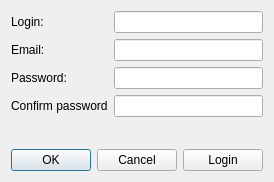
<?xml version="1.0" encoding="UTF-8"?>
<ui version="4.0">
 <class>RegistrationForm</class>
 <widget class="QWidget" name="RegistrationForm">
  <property name="geometry">
   <rect>
    <x>0</x>
    <y>0</y>
    <width>272</width>
    <height>182</height>
   </rect>
  </property>
  <property name="windowTitle">
   <string>Form</string>
  </property>
  <layout class="QVBoxLayout" name="verticalLayout">
   <item>
    <layout class="QFormLayout" name="formLayout">
     <item row="0" column="0">
      <widget class="QLabel" name="label">
       <property name="text">
        <string>Login:</string>
       </property>
      </widget>
     </item>
     <item row="2" column="0">
      <widget class="QLabel" name="label_2">
       <property name="text">
        <string>Password:</string>
       </property>
      </widget>
     </item>
     <item row="3" column="0">
      <widget class="QLabel" name="label_3">
       <property name="text">
        <string>Confirm password</string>
       </property>
      </widget>
     </item>
     <item row="0" column="1">
      <widget class="QLineEdit" name="loginEdit"/>
     </item>
     <item row="2" column="1">
      <widget class="QLineEdit" name="passwordEdit">
       <property name="echoMode">
        <enum>QLineEdit::Password</enum>
       </property>
      </widget>
     </item>
     <item row="3" column="1">
      <widget class="QLineEdit" name="passwordConfirmEdit">
       <property name="echoMode">
        <enum>QLineEdit::Password</enum>
       </property>
      </widget>
     </item>
     <item row="1" column="0">
      <widget class="QLabel" name="label_4">
       <property name="text">
        <string>Email:</string>
       </property>
      </widget>
     </item>
     <item row="1" column="1">
      <widget class="QLineEdit" name="emailEdit"/>
     </item>
    </layout>
   </item>
   <item>
    <spacer name="verticalSpacer">
     <property name="orientation">
      <enum>Qt::Vertical</enum>
     </property>
     <property name="sizeHint" stdset="0">
      <size>
       <width>20</width>
       <height>40</height>
      </size>
     </property>
    </spacer>
   </item>
   <item>
    <layout class="QHBoxLayout" name="horizontalLayout">
     <item>
      <widget class="QDialogButtonBox" name="buttonBox">
       <property name="standardButtons">
        <set>QDialogButtonBox::Cancel|QDialogButtonBox::Ok</set>
       </property>
      </widget>
     </item>
     <item>
      <widget class="QPushButton" name="loginPushButton">
       <property name="text">
        <string>Login</string>
       </property>
      </widget>
     </item>
    </layout>
   </item>
  </layout>
 </widget>
 <tabstops>
  <tabstop>loginEdit</tabstop>
  <tabstop>emailEdit</tabstop>
  <tabstop>passwordEdit</tabstop>
  <tabstop>passwordConfirmEdit</tabstop>
  <tabstop>loginPushButton</tabstop>
 </tabstops>
 <resources/>
 <connections/>
</ui>
